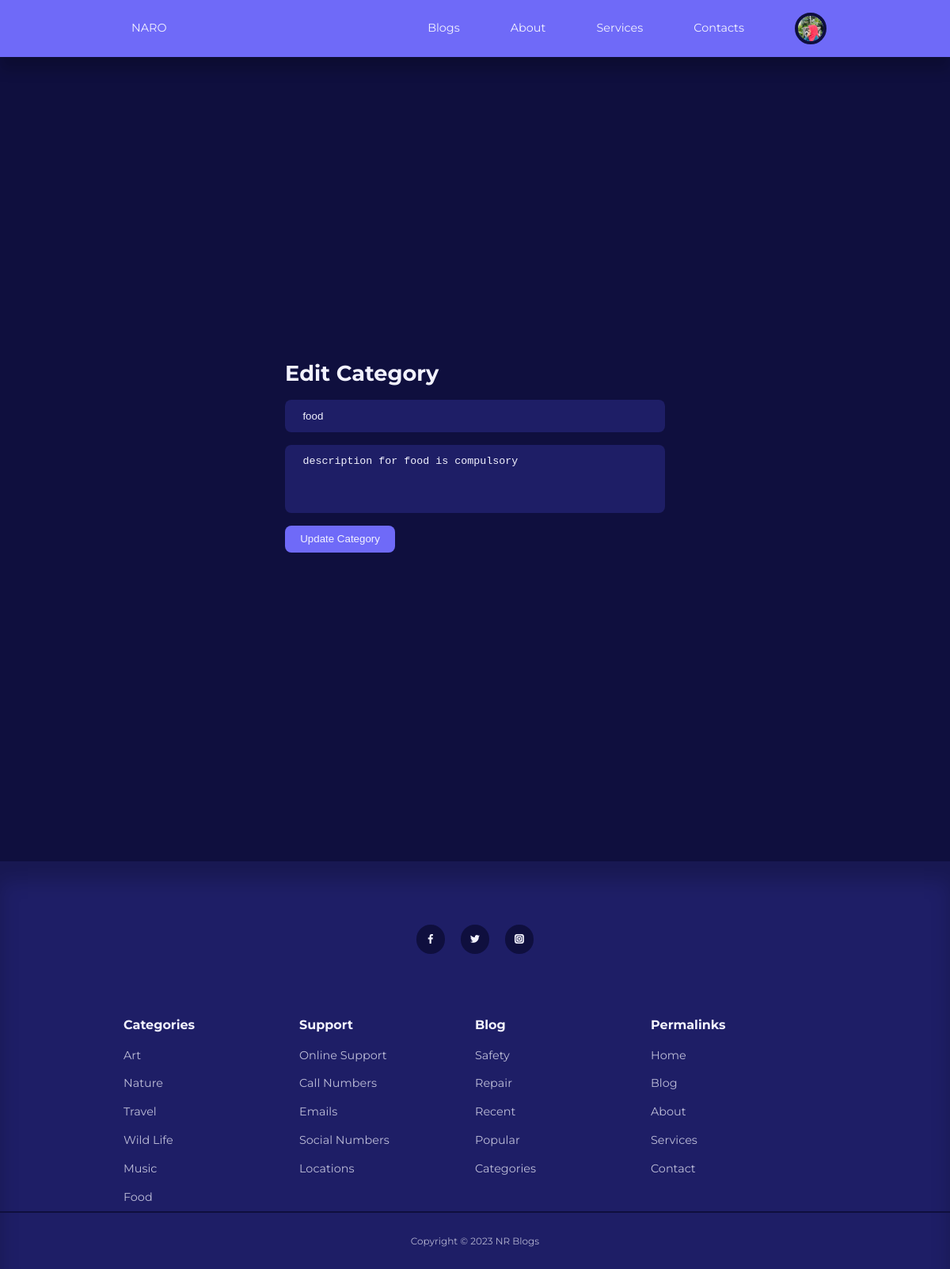
The page /Admin/edit-catergory.php?id=1 (signed in) on the database its author committed.
### tables this page shows
CREATE TABLE `users` (
  `id` int(11) UNSIGNED NOT NULL,
  `firstname` varchar(50) NOT NULL,
  `lastname` varchar(50) NOT NULL,
  `username` varchar(50) NOT NULL,
  `email` varchar(100) NOT NULL,
  `password` varchar(255) NOT NULL,
  `avatar` varchar(255) NOT NULL,
  `is_admin` tinyint(1) NOT NULL
);

CREATE TABLE `category` (
  `cat_id` int(11) UNSIGNED NOT NULL,
  `title` varchar(50) NOT NULL,
  `description` text NOT NULL
);

### Admin/partials/header.php (called while the page is built, shortened)
<?php
require '../partials/header.php';

### Admin/edit-catergory.php (the view, shortened to what this page needs)
<?php
include 'partials/header.php';
if (isset($_GET['id'])) {
    $id = filter_var($_GET['id'], FILTER_SANITIZE_NUMBER_INT);
    $query = "SELECT * FROM category WHERE cat_id = $id";
    $result = mysqli_query($conn, $query);
    if (mysqli_num_rows($result) == 1) {
        $category = mysqli_fetch_assoc($result);
    } else {
        header('location:' . ROOT_URL . 'Admin/manage-catergories.php');
        die();
    }
} else {
    header('location:' . ROOT_URL . 'Admin/manage-catergories.php');
    die();
}
?>
<section class="form_section">
    <div class="container form_section-container">
        <h2>Edit Category</h2>
        <form action="<?= ROOT_URL ?>Admin/edit-category-logic.php" method="post">
            <input type="text" name="title" value="<?= $category['title'] ?>" placeholder="Title">
            <textarea rows="4" name="description" placeholder="Description"><?= $category['description'] ?></textarea>
            <button type="submit" name="submit" class="btn">Update Category</button>
        </form>
    </div>
</section>
<?php
include '../partials/footer.php';
?>

### partials/header.php (shortened to what this page needs)
<?php
require 'config/database.php';
if (isset($_SESSION['user-id'])) {
    $id = filter_var($_SESSION['user-id'], FILTER_SANITIZE_NUMBER_INT);
    $query = "SELECT avatar FROM users WHERE id=$id";
    $result = mysqli_query($conn, $query);
    $avatar = mysqli_fetch_assoc($result);
}
?>
<!DOCTYPE html>
<html lang="en">
<head>
    <link rel="stylesheet" href="<?= ROOT_URL?>css/style.css">
    <link rel="stylesheet" href="https://unicons.iconscout.com/release/v4.0.0/css/line.css">
    <link rel="stylesheet" href="https://unicons.iconscout.com/release/v4.0.0/css/solid.css">
</head>
<body>
    <nav>
        <div class="container nav_container">
        <a href="<?= ROOT_URL?>"  class="nav_logo">NARO</a>
                          <ul class="nav_items">
                            <li><a href="<?= ROOT_URL?>blog.php"> Blogs</a></li>
                            <li><a href="<?= ROOT_URL?>about.php">About</a></li>
                            <li><a href="<?= ROOT_URL?>services.php">Services</a></li>
                            <li><a href="<?= ROOT_URL?>contact.php">Contacts</a></li>
                          <?php
                             if (isset($_SESSION['user-id'])):  ?>
                             <li class="nav_profile">
                                <div class="avatar">
                                     <img src="<?= ROOT_URL . 'Images/' .$avatar['avatar'] ?>" >
                                </div>
                            </li>
                            <?php else :?>
                          <li><a href="<?= ROOT_URL?>signin.php">Signin</a></li>
                           <?php endif ?>
                          </ul>
        </div>
    </nav>

### css/style.css (style rules this page uses)
:root { --color-primary: #6f6af8; --color-primary-light: hsl(242,91%,64,18%); --color-primary-variant:#5854c7; --color-primary-red:#da0f3f; --color-red-light:hsl(346,87%,46%,15%); --color-green:#00c476; --color-green-light:hsl(156,100%,38%,15%); --color-gray-900:#1e1e66; --color-gray-700:#2d2b7c; --color-gray-300:rgba(242,242,254,0.3); --color-gray-200:rgba(242,242,254,0.7); --color-white:#f2f2fe; --color-bg:#0f0f3e; --transition:all 300ms ease; --container-width-lg:74%; --container-width-md:88%; --form-width:40%; --card-border-radius-1:0.3rem; --card-border-radius-2:0.5rem; --card-border-radius-3:0.8rem; --card-border-radius-4:2rem; --card-border-radius-5:5rem; }
* { margin:0; padding:0; outline: 0; border:0; appearance: 0; list-style: none; text-decoration: none; box-sizing: border-box; }
body { font-family: 'Montserrat', sans-serif; line-height: 1.6; color: var(--color-gray-200); overflow-x: hidden; background: var(--color-bg); font-size: 0.9rem; }
.container { width: var(--container-width-lg); max-width: 1800px; margin-inline: auto; }
section { margin-top: 3rem; width: 100vw; }
h1, h2, h3, h4,h5 { color: var(--color-white); line-height: 1.3; }
h2 { font-size: 1.7rem; margin: 1rem 0; }
a { color: var(--color-white); transition: var(--transition); }
img { display: block; width: 100%; object-fit: cover; }
nav { background: var(--color-primary); width: 100vw; height: 4.5rem; position: fixed; top: 0; z-index: 10; box-shadow: 0 1rem 1rem rgba(0, 0,0,0.2); }
.nav_container { height: 100%; display: flex; align-items: center; justify-content: space-between; }
.nav_logo { flex: 1; padding: 10px; }
.avatar { width: 2.5rem; height: 2.5rem; border-radius: 50%; overflow: hidden; border: 0.3rem solid var(--color-bg); }
.nav_items { display: flex; align-items: center; gap: 4rem; opacity: 3; }
.nav_profile { position: relative; cursor: pointer; }
.btn { display: inline-block; width: fit-content; padding: 0.6rem 1.2rem; background-color: var(--color-primary); border-radius: var(--card-border-radius-2); cursor: pointer; transition: var(--transition); color: var(--color-white); }
.form_section { display: grid; place-items: center; height: 130vh; }
.form_section-container { width: var(--form-width); }
form { display: flex; flex-direction: column; gap: 1rem; }
input, textarea, select { padding: 0.8rem 1.4rem; background-color: var(--color-gray-900); border-radius: var(--card-border-radius-2); resize: none; color: var(--color-white); }

### rows shown on the page
users: avatar (picture)
category: title "food", description "description for food is compulsory"
